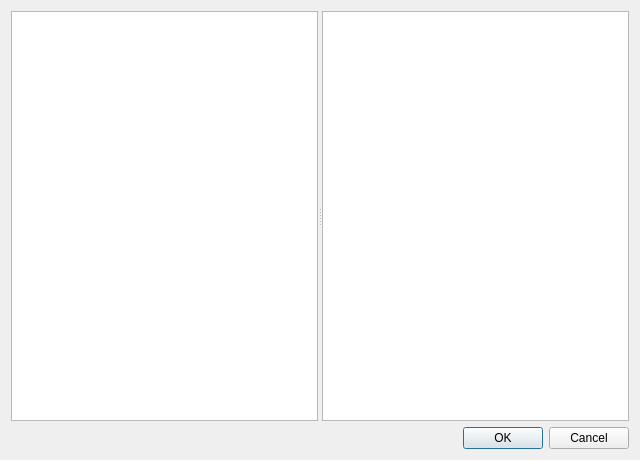
<?xml version="1.0" encoding="UTF-8"?>
<ui version="4.0">
 <class>ClozeMoveDialog</class>
 <widget class="QDialog" name="ClozeMoveDialog">
  <property name="geometry">
   <rect>
    <x>0</x>
    <y>0</y>
    <width>640</width>
    <height>460</height>
   </rect>
  </property>
  <property name="windowTitle">
   <string>移动答案到题目</string>
  </property>
  <layout class="QVBoxLayout" name="verticalLayout">
   <item>
    <widget class="QSplitter" name="splitter">
     <property name="orientation">
      <enum>Qt::Orientation::Horizontal</enum>
     </property>
     <widget class="QTreeView" name="phenTreeView"/>
     <widget class="QTreeView" name="questionsTreeView"/>
    </widget>
   </item>
   <item>
    <widget class="QDialogButtonBox" name="buttonBox">
     <property name="orientation">
      <enum>Qt::Orientation::Horizontal</enum>
     </property>
     <property name="standardButtons">
      <set>QDialogButtonBox::StandardButton::Cancel|QDialogButtonBox::StandardButton::Ok</set>
     </property>
    </widget>
   </item>
  </layout>
 </widget>
 <resources/>
 <connections>
  <connection>
   <sender>buttonBox</sender>
   <signal>accepted()</signal>
   <receiver>ClozeMoveDialog</receiver>
   <slot>accept()</slot>
   <hints>
    <hint type="sourcelabel">
     <x>248</x>
     <y>254</y>
    </hint>
    <hint type="destinationlabel">
     <x>157</x>
     <y>274</y>
    </hint>
   </hints>
  </connection>
  <connection>
   <sender>buttonBox</sender>
   <signal>rejected()</signal>
   <receiver>ClozeMoveDialog</receiver>
   <slot>reject()</slot>
   <hints>
    <hint type="sourcelabel">
     <x>316</x>
     <y>260</y>
    </hint>
    <hint type="destinationlabel">
     <x>286</x>
     <y>274</y>
    </hint>
   </hints>
  </connection>
 </connections>
</ui>
